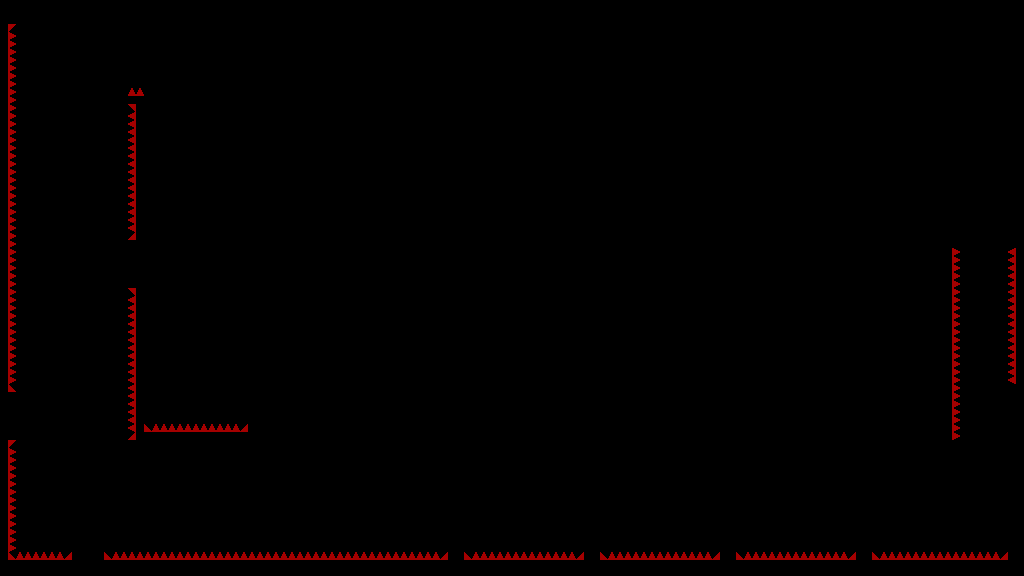

Below is a game level as drawn by its tile map, then a one-line description and the .tmx that defines it (tile-layer data replaced by summaries):
An orthogonal 128x72 tile map with 8x8 px tiles, 1 tile layer (T_Spikes) and 83 objects.

<map version="1.4" tiledversion="1.4.3" orientation="orthogonal" renderorder="right-down" width="128" height="72" tilewidth="8" tileheight="8" infinite="0" nextlayerid="7" nextobjectid="380">
 <tileset firstgid="1" source="../../../Sprites/Tiles/DEV/flat/T_spr_nv_flat_0.tsx" />
 <layer id="1" name="T_Spikes" width="128" height="72">
  <data>[9216 cells, 265 non-empty, 2 distinct tile ids]</data>
 </layer>
 <objectgroup id="2" name="C_Solid">
  <object id="262" x="1016" y="0" width="8" height="576" />
  <object id="271" x="0" y="560" width="1008" height="16" />
  <object id="273" x="856" y="544" width="16" height="16" />
  <object id="276" x="720" y="544" width="16" height="16" />
  <object id="284" x="72" y="544" width="32" height="16" />
  <object id="286" x="584" y="544" width="16" height="16" />
  <object id="288" x="448" y="544" width="16" height="16" />
  <object id="291" x="1008" y="384" width="8" height="192" />
  <object id="301" x="144" y="432" width="800" height="16" />
  <object id="302" x="528" y="400" width="416" height="32" />
  <object id="307" x="944" y="248" width="8" height="200" />
  <object id="308" x="952" y="440" width="8" height="8" />
  <object id="310" x="1008" y="0" width="8" height="248" />
  <object id="311" x="16" y="392" width="32" height="16" />
  <object id="312" x="96" y="240" width="32" height="16" />
  <object id="313" x="16" y="408">
   <polygon points="0,0 32,0 0,32" />
  </object>
  <object id="314" x="96" y="256">
   <polygon points="0,0 32,0 32,32" />
  </object>
  <object id="315" x="136" y="96" width="8" height="352" />
  <object id="316" x="0" y="0" width="8" height="560" />
  <object id="318" x="128" y="440" width="8" height="8" />
  <object id="319" x="8" y="392" width="8" height="48" />
  <object id="320" x="8" y="0" width="736" height="16" />
  <object id="321" x="128" y="240" width="8" height="48" />
  <object id="322" x="128" y="96" width="8" height="8" />
  <object id="323" x="8" y="16" width="8" height="8" />
  <object id="331" x="528" y="304" width="416" height="96" />
  <object id="333" x="792" y="288" width="152" height="16" />
  <object id="334" x="848" y="248" width="96" height="40" />
  <object id="337" x="792" y="48">
   <polygon points="0,0 120,120 0,120" />
  </object>
  <object id="338" x="200" y="16" width="112" height="312" />
  <object id="339" x="248" y="416" width="192" height="16" />
  <object id="340" x="440" y="328" width="88" height="104" />
  <object id="341" x="312" y="176" width="216" height="152" />
  <object id="342" x="312" y="16" width="432" height="160" />
  <object id="343" x="792" y="24">
   <polygon points="0,0 120,120 120,0" />
  </object>
  <object id="344" x="744" y="0" width="264" height="24" />
  <object id="345" x="744" y="24" width="32" height="216" />
  <object id="346" x="776" y="24">
   <polygon points="0,0 16,0 0,16" />
  </object>
  <object id="347" x="912" y="24" width="96" height="120" />
  <object id="349" x="912" y="144">
   <polygon points="0,0 24,24 24,0" />
  </object>
  <object id="350" x="936" y="144" width="72" height="24" />
  <object id="351" x="848" y="240" width="112" height="8" />
  <object id="353" x="528" y="176" width="216" height="64" />
  <object id="354" x="528" y="240" width="96" height="64" />
  <object id="363" x="424" y="328">
   <polygon points="0,0 16,16 16,0" />
  </object>
  <object id="364" x="176" y="16">
   <polygon points="0,0 24,24 24,0" />
  </object>
 </objectgroup>
 <objectgroup id="6" name="C_Spikes">
  <object id="365" x="8" y="24" width="6" height="368" />
  <object id="366" x="8" y="440" width="8" height="112" />
  <object id="367" x="128" y="288" width="8" height="152" />
  <object id="368" x="130" y="112" width="6" height="128" />
  <object id="369" x="8" y="552" width="64" height="8" />
  <object id="370" x="104" y="552" width="344" height="8" />
  <object id="371" x="144" y="424" width="104" height="8" />
  <object id="372" x="130" y="90" width="12" height="6" />
  <object id="373" x="464" y="552" width="120" height="8" />
  <object id="374" x="600" y="552" width="120" height="8" />
  <object id="375" x="736" y="552" width="120" height="8" />
  <object id="376" x="872" y="552" width="136" height="8" />
  <object id="377" x="1008" y="248" width="8" height="136" />
  <object id="378" x="952" y="248" width="8" height="192" />
  <object id="379" x="128" y="104" width="8" height="8" />
 </objectgroup>
 <objectgroup id="5" name="DEV" visible="0">
  <object id="185" x="752" y="88">
   <polygon points="0,0 24,24 0,24" />
  </object>
  <object id="186" x="824" y="120">
   <polygon points="0,0 24,-24 24,0" />
  </object>
  <object id="187" x="856" y="112">
   <polygon points="0,0 48,0 0,48" />
  </object>
  <object id="188" x="848" y="48">
   <polygon points="0,0 0,48 -48,0" />
  </object>
  <object id="189" x="872" y="184">
   <polygon points="0,0 32,-32 32,0" />
  </object>
  <object id="190" x="712" y="96">
   <polygon points="0,0 24,-24 24,0" />
  </object>
  <object id="191" x="768" y="48">
   <polygon points="0,0 24,24 0,24" />
  </object>
  <object id="192" x="656" y="48">
   <polygon points="0,0 24,24 0,24" />
  </object>
  <object id="193" x="880" y="64">
   <polygon points="0,0 0,24 -24,0" />
  </object>
  <object id="194" x="696" y="48">
   <polygon points="0,0 24,0 0,24" />
  </object>
  <object id="195" x="800" y="112">
   <polygon points="0,0 8,8 0,8" />
  </object>
  <object id="196" x="832" y="144">
   <polygon points="0,0 8,0 0,8" />
  </object>
  <object id="197" x="736" y="48">
   <polygon points="0,0 8,0 0,8" />
  </object>
 </objectgroup>
 <objectgroup id="3" name="C_Balls">
  <object id="270" x="656" y="288" width="8" height="8" />
 </objectgroup>
 <objectgroup id="4" name="C_Orbs">
  <object id="355" x="814" y="58" width="8" height="8" />
  <object id="356" x="830" y="74" width="8" height="8" />
  <object id="357" x="846" y="90" width="8" height="8" />
  <object id="358" x="862" y="106" width="8" height="8" />
  <object id="359" x="878" y="122" width="8" height="8" />
  <object id="360" x="894" y="138" width="8" height="8" />
  <object id="361" x="798" y="42" width="8" height="8" />
  <object id="362" x="910" y="154" width="8" height="8" />
 </objectgroup>
</map>
